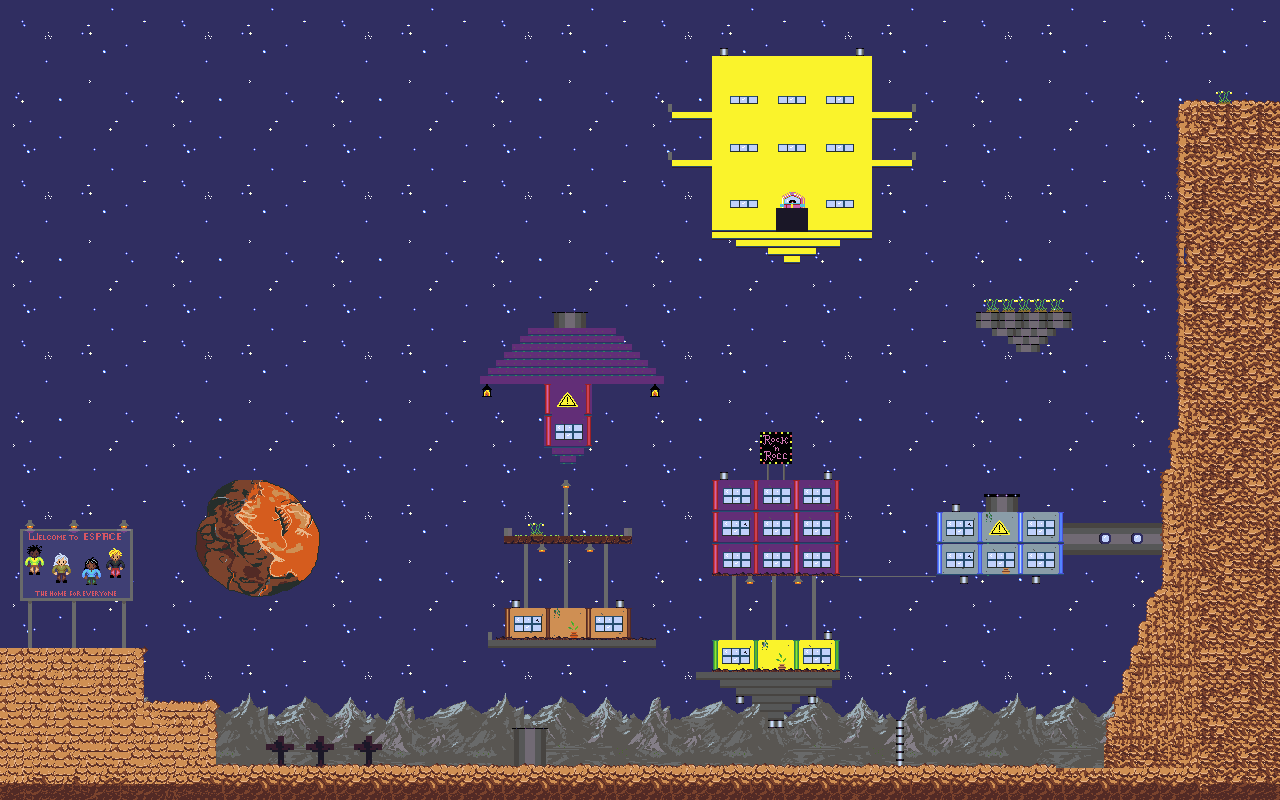

A level layout from a 2D game, rendered from its tile map. Below: a short description, then the map file with tile-grid data replaced by summaries:
An orthogonal 160x100 tile map with 8x8 px tiles, 10 tile layers (background1, background2, background3, walls, ...), 8 tilesets and 16 objects (8x robot_soldier, 3x patrol_ufo, 2x passage, player_start, moving_plattform).

<map version="1.0" orientation="orthogonal" renderorder="right-down" width="160" height="100" tilewidth="8" tileheight="8" nextobjectid="17">
 <properties>
  <property name="music_track" value="Hope.mp3" />
 </properties>
 <tileset firstgid="1" name="Tileset1_8x8" tilewidth="8" tileheight="8" tilecount="1696" columns="32">
  <image source="Tileset1_8x8.png" width="256" height="424" />
 </tileset>
 <tileset firstgid="1697" name="Tileset2_8x8" tilewidth="8" tileheight="8" tilecount="1024" columns="32">
  <image source="Tileset2_8x8.png" width="256" height="256" />
 </tileset>
 <tileset firstgid="2721" name="dessert_mountin" tilewidth="8" tileheight="8" tilecount="1184" columns="32">
  <image source="dessert_mountin.png" width="256" height="300" />
 </tileset>
 <tileset firstgid="3905" name="vauge_mountin_gray" tilewidth="8" tileheight="8" tilecount="1184" columns="32">
  <image source="vauge_mountin_gray.png" width="256" height="300" />
 </tileset>
 <tileset firstgid="5089" name="vauge_mountin" tilewidth="8" tileheight="8" tilecount="1184" columns="32">
  <image source="vauge_mountin.png" width="256" height="300" />
 </tileset>
 <tileset firstgid="6273" name="SpaceBGC_recolor" tilewidth="8" tileheight="8" tilecount="400" columns="20">
  <image source="SpaceBGC_recolor.png" width="160" height="160" />
 </tileset>
 <tileset firstgid="6673" name="red_planet" tilewidth="8" tileheight="8" tilecount="240" columns="16">
  <image source="red_planet.png" width="130" height="127" />
 </tileset>
 <tileset firstgid="6913" name="crusified" tilewidth="8" tileheight="8" tilecount="16" columns="4">
  <image source="crusified.png" width="32" height="32" />
 </tileset>
 <layer name="background1" width="160" height="100">
  <properties>
   <property name="BACKGROUND_SPEED" value="0.9" />
  </properties>
  <data>[16000 cells, 16000 non-empty, 400 distinct tile ids]</data>
 </layer>
 <layer name="background2" width="160" height="100">
  <properties>
   <property name="BACKGROUND_SPEED" value="0.6" />
  </properties>
  <data>[16000 cells, 2240 non-empty, 448 distinct tile ids]</data>
 </layer>
 <layer name="background3" width="160" height="100">
  <properties>
   <property name="BACKGROUND_SPEED" value="0.8" />
  </properties>
  <data>[16000 cells, 240 non-empty, 240 distinct tile ids]</data>
 </layer>
 <layer name="walls" width="160" height="100">
  <data>[16000 cells, 3108 non-empty, 98 distinct tile ids]</data>
 </layer>
 <layer name="crusified" width="160" height="100">
  <data>[16000 cells, 48 non-empty, 16 distinct tile ids]</data>
 </layer>
 <layer name="Constructions" width="160" height="100">
  <data>[16000 cells, 938 non-empty, 271 distinct tile ids]</data>
 </layer>
 <layer name="caves_deco" width="160" height="100">
  <data>[16000 cells, 814 non-empty, 330 distinct tile ids]</data>
 </layer>
 <layer name="foreground1" width="160" height="100">
  <data>[16000 cells, 260 non-empty, 5 distinct tile ids]</data>
 </layer>
 <objectgroup name="objects">
  <object id="1" name="passage" x="1269" y="66" width="8" height="33">
   <properties>
    <property name="to_passage" value="b1_c1" />
    <property name="to_scene" value="c.tmx" />
   </properties>
  </object>
  <object id="2" x="59" y="542" width="8" />
  <object id="3" name="passage" x="0" y="517" width="5" height="128">
   <properties>
    <property name="to_passage" value="a01_b1" />
    <property name="to_scene" value="a0.tmx" />
   </properties>
  </object>
  <object id="4" name="player_start" x="337" y="730" width="12" height="25" />
  <object id="5" name="robot_soldier" x="964" y="731" width="12" height="25" />
  <object id="6" name="robot_soldier" x="454" y="726" width="12" height="25" />
  <object id="7" name="robot_soldier" x="560" y="493" width="12" height="25" />
  <object id="8" name="robot_soldier" x="559" y="565" width="12" height="25" />
  <object id="9" name="robot_soldier" x="887" y="532" width="12" height="25" />
  <object id="10" name="robot_soldier" x="708" y="728" width="12" height="25" />
  <object id="11" name="patrol_ufo" x="1008" y="197" width="12" height="25" />
  <object id="12" name="robot_soldier" x="779" y="23" width="12" height="25" />
  <object id="13" name="patrol_ufo" x="1007" y="362" width="12" height="25" />
  <object id="14" name="robot_soldier" x="685" y="76" width="12" height="25" />
  <object id="15" name="moving_plattform" x="1012" y="81" width="12" height="25" />
  <object id="16" name="patrol_ufo" x="1008" y="197" width="12" height="25" />
 </objectgroup>
 <layer name="walls_thin" width="160" height="100">
  <data>[16000 cells, 12 non-empty, 1 distinct tile ids]</data>
 </layer>
 <objectgroup name="dump" />
 <layer name="construction2" width="160" height="100">
  <data>[16000 cells, 24 non-empty, 16 distinct tile ids]</data>
 </layer>
</map>
